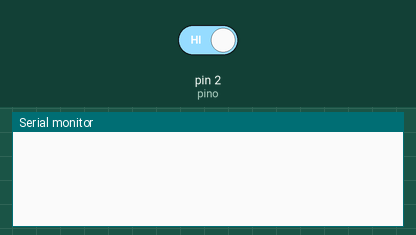
A sketch run on a simulated Arduino Uno, built with avr-gcc and run on an emulated ATmega328P. On the bench: the last lines printed to the serial monitor. The inputs (shaded band) are chosen by the test bench; at power-on: pin 2 (pino) HIGH.

Above: at 1.2 s.
1.3 s: pin 2 (pino) driven LOW
At 2.5 s:
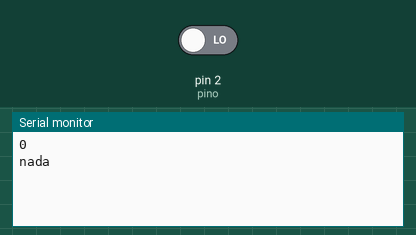
2.8 s: pin 2 (pino) driven HIGH
At 3.9 s:
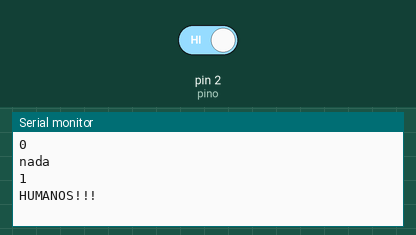

The sketch:

MovimentoRCWL.ino
```cpp
#define pino 2 //Pino OUT

// LOW não tem movimento
// HIGH tem movimento

void setup()
{
  pinMode(pino, INPUT); //Define pino sensor como entrada
  Serial.begin(9600);

  attachInterrupt(digitalPinToInterrupt(pino), mov, CHANGE); //Interrupção "mudança" no pino, vai ativar a função mov.
}

void loop(){
}

void mov(){
  int acionamento = digitalRead(pino); //Le o valor do sensor
  Serial.println(acionamento);

  if (acionamento == LOW) //Sem movimento
  {
    Serial.println("nada");
  }
  else //Caso seja detectado um movimento
  {
    Serial.println("HUMANOS!!!");
  }
}
```

Measured:
- after the input at 1.3 s, the serial monitor: prints a new line at once (image 1)
- after the input at 2.8 s, the serial monitor: prints a new line at once (image 2)
